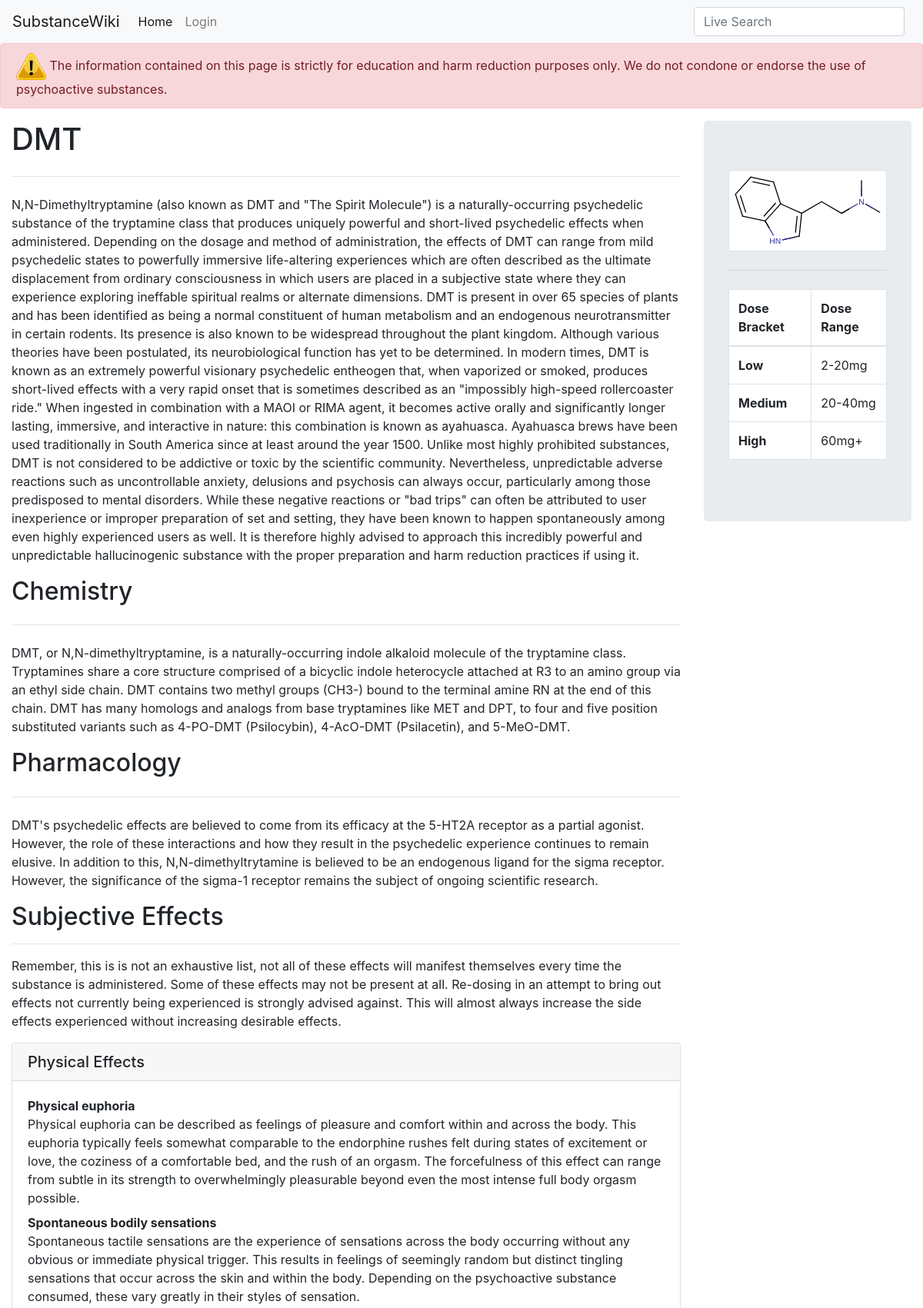
The app's page /substance.php?substance=DMT (upper part) with its own data.
### tables this page shows
CREATE TABLE `substances` (
  `SubstanceID` int(11) NOT NULL,
  `SubstanceName` text NOT NULL,
  `SubstanceDescription` text NOT NULL,
  `SubstancePharm` text NOT NULL,
  `SubstanceChemistry` text NOT NULL,
  `LowDoseRange` text NOT NULL,
  `MediumDoseRange` text NOT NULL,
  `HighDoseRange` text NOT NULL,
  `StructureImageName` text NOT NULL,
  `Effects` varchar(100) DEFAULT NULL
);

CREATE TABLE `effects` (
  `EffectID` int(10) NOT NULL,
  `EffectName` varchar(100) DEFAULT NULL,
  `EffectType` varchar(100) DEFAULT NULL,
  `EffectDescription` text
);

### substance.php (the view, shortened to what this page needs)
<!doctype html>
<html lang="en">
<head>
    <link rel="stylesheet" href="https://stackpath.bootstrapcdn.com/bootstrap/4.1.3/css/bootstrap.min.css">
    <link rel="stylesheet" type="text/css" href="styles/styles.css"/>
</head>
<body>
<?php include('connection.php');?>
<nav class="navbar navbar-expand-lg navbar-light bg-light">
    <a class="navbar-brand" href="#">SubstanceWiki</a>
    <div class="collapse navbar-collapse navmenu" id="navbarTogglerDemo02">
        <ul class="navbar-nav mr-auto mt-2 mt-lg-0">
            <li class="nav-item active">
                <a class="nav-link" href="index.php">Home<span class="sr-only">(current)</span></a>
            </li>
            <li class="nav-item">
                <a class="nav-link" href="admin.php">Login</a>
            </li>
        </ul>
        <div class="wrapper">
            <div class="div1"><form class="form-inline my-2 my-lg-0">
                <input class="form-control mr-sm-2" onkeyup="showResult(this.value)" type="search" placeholder="Live Search">
            </form></div>
        </div>
    </div>
</nav>
<?php
$substance = "\"".$_GET['substance']."\"";
$sql = "SELECT * FROM substances WHERE SubstanceName=" . $substance;
$result = $conn->query($sql);
if ($result->num_rows > 0) {
    while($row = $result->fetch_assoc()) {
        $name = $row["SubstanceName"];
        $desc = $row["SubstanceDescription"];
        $pharm = $row["SubstancePharm"];
        $chem = $row["SubstanceChemistry"];
        $lowdose = $row["LowDoseRange"];
        $middose = $row["MediumDoseRange"];
        $highdose = $row["HighDoseRange"];
        $img = $row["StructureImageName"];
    }
} else {
    echo "0 results";
}
?>
<div id="content">
    <div class="alert alert-danger endorsementAlert" role="alert">
        <img src="img/warning.png" style="object-fit: cover; height: 35px;">
        <span>The information contained on this page is strictly for education and harm reduction purposes only. We do not condone or endorse the use of psychoactive substances.</span>
    </div>
    <div class="container-fluid">
        <div class="row">
            <div class="col-lg-9">
                <h1><?php echo $name?></h1>
                <hr class="my-4"/>
                <p><?php echo $desc;?></p>
                <h2>Chemistry</h2>
                <hr class="my-4"/>
                <p><?php echo $chem?></p>
                <h2>Pharmacology</h2>
                <hr class="my-4"/>
                <p><?php echo $pharm ?></p>
                <h2>Subjective Effects</h2>
                <hr/>
                <p>Remember, this is is not an exhaustive list, not all of these effects will manifest themselves every
                    time the substance is administered. Some of these effects may not be present at all. Re-dosing in an attempt to bring out effects not currently being experienced
                    is strongly advised against. This will almost always increase the side effects experienced without increasing
                    desirable effects.</p>
                <div class="card">
                    <h5 class="card-header">Physical Effects</h5>
                    <div class="card-body">
                        <dl>
                        <?php
                        $sql = "SELECT Effects FROM substances WHERE SubstanceName=" . $substance;
                        $result = $conn->query($sql);
                        if ($result->num_rows > 0) {
                            while($row = $result->fetch_assoc()) {
                                $effectIDs = $row["Effects"];
                            }
                        }
                        $effects = str_replace(",", "','", $effectIDs);
                        $sql = "SELECT * FROM effects WHERE EffectID IN('" . $effects ."');";
                        $result = $conn->query($sql);
                        if ($result->num_rows > 0) {
                            while($row = $result->fetch_assoc()) {
                                if ($row["EffectType"] == "Physical"){
                                    echo "<dt>" . $row["EffectName"] ."</dt>
                                        <dd>" . $row["EffectDescription"] . "</dd>";
                                }
                            }
                        }
                        ?>
                        </dl>
                    </div>
                </div>
                <br>
            </div>
            <div class="col-lg-3">
                <div class="jumbotron">
                    <img class="img-thumbnail" style="width: 100%" src="<?php echo "img/".$img?>" >
                    <hr class="my-4">
                    <table class="table table-bordered" style="background: white;">
                        <thead>
                        <tr>
                            <th scope="col">Dose Bracket</th>
                            <th scope="col">Dose Range</th>
                        </tr>
                        </thead>
                        <tbody>
                        <tr>
                            <th scope="row">Low</th>
                            <td><?php echo $lowdose?></td>
                        </tr>
                        <tr>
                            <th scope="row">Medium</th>
                            <td><?php echo $middose?></td>
                        </tr>
                        <tr>
                            <th scope="row">High</th>
                            <td><?php echo $highdose?></td>
                        </tr>
                        </tbody>
                    </table>
                </div>
            </div>
        </div>
    </div>
</div>
</body>
</html>

### styles/styles.css (style rules this page uses)
.div1 { margin: 0px auto; }
.endorsementAlert { z-index: 1; }

### records on screen
substances: SubstanceName "DMT", SubstanceDescription "N,N-Dimethyltryptamine (also known as DMT and \"The Spirit Molecule\") is a naturally-occurring psychedelic substance of the tryptamine class that produces uniquely powerful and short-lived psychedelic effects when administered. Depending on the dosage and method of administration, the effects of DMT can range from mild psychedelic states to powerfully immersive life-altering experiences which are often described as the ultimate displacement from ordinary consciousness in which users are placed in a subjective state where they can experience exploring ineffable spiritual realms or alternate dimensions. DMT is present in over 65 species of plants and has been identified as being a normal…", SubstanceChemistry "DMT, or N,N-dimethyltryptamine, is a naturally-occurring indole alkaloid molecule of the tryptamine class. Tryptamines share a core structure comprised of a bicyclic indole heterocycle attached at R3 to an amino group via an ethyl side chain. DMT contains two methyl groups (CH3-) bound to the terminal amine RN at the end of this chain. DMT has many homologs and analogs from base tryptamines like MET and DPT, to four and five position substituted variants such as 4-PO-DMT (Psilocybin), 4-AcO-DMT (Psilacetin), and 5-MeO-DMT.", SubstancePharm "DMT's psychedelic effects are believed to come from its efficacy at the 5-HT2A receptor as a partial agonist. However, the role of these interactions and how they result in the psychedelic experience continues to remain elusive. In addition to this, N,N-dimethyltrytamine is believed to be an endogenous ligand for the sigma receptor. However, the significance of the sigma-1 receptor remains the subject of ongoing scientific research.", StructureImageName (picture), LowDoseRange "2-20mg", MediumDoseRange "20-40mg", HighDoseRange "60mg+"
effects: EffectName "Physical euphoria", EffectDescription "Physical euphoria can be described as feelings of pleasure and comfort within and across the body. This euphoria typically feels somewhat comparable to the endorphine rushes felt during states of excitement or love, the coziness of a comfortable bed, and the rush of an orgasm. The forcefulness of this effect can range from subtle in its strength to overwhelmingly pleasurable beyond even the most intense full body orgasm possible."
effects: EffectName "Spontaneous bodily sensations", EffectDescription "Spontaneous tactile sensations are the experience of sensations across the body occurring without any obvious or immediate physical trigger. This results in feelings of seemingly random but distinct tingling sensations that occur across the skin and within the body. Depending on the psychoactive substance consumed, these vary greatly in their styles of sensation."
